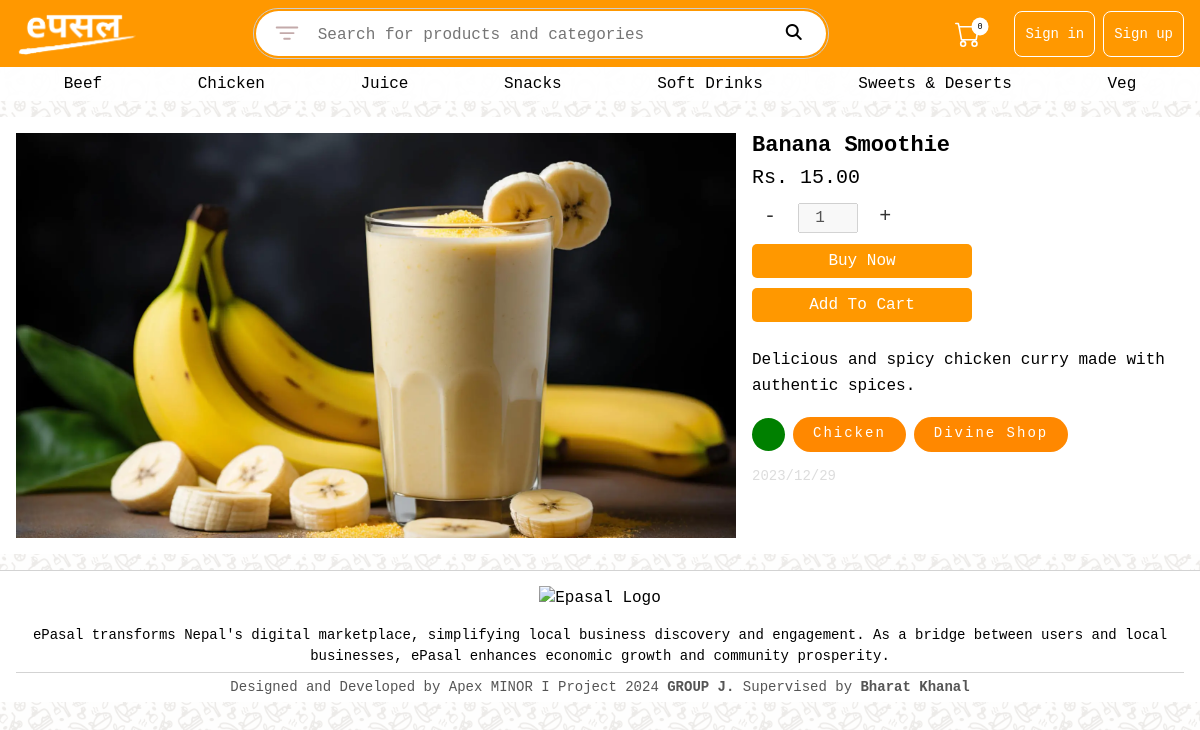
The app's page /product-detail.php?id=1 with its own data.
### tables this page shows
CREATE TABLE `tbl_categories` (
  `category_id` int NOT NULL AUTO_INCREMENT,
  `category_name` varchar(20) NOT NULL,
  PRIMARY KEY (`category_id`),
  UNIQUE KEY `category_name` (`category_name`)
);

CREATE TABLE `tbl_products` (
  `product_id` int NOT NULL AUTO_INCREMENT,
  `product_name` varchar(100) NOT NULL,
  `product_photo_url` varchar(255) NOT NULL,
  `product_description` varchar(512) NOT NULL,
  `unit_price` decimal(10,2) DEFAULT NULL,
  `user_id` int NOT NULL,
  `created_at` datetime DEFAULT CURRENT_TIMESTAMP,
  `is_active` tinyint(1) DEFAULT '1',
  `category_id` int DEFAULT NULL,
  PRIMARY KEY (`product_id`),
  KEY `user_id` (`user_id`),
  KEY `category_id` (`category_id`),
  CONSTRAINT `tbl_products_ibfk_1` FOREIGN KEY (`user_id`) REFERENCES `tbl_users` (`user_id`),
  CONSTRAINT `tbl_products_ibfk_2` FOREIGN KEY (`category_id`) REFERENCES `tbl_categories` (`category_id`)
);

CREATE TABLE `tbl_shops` (
  `shop_id` int NOT NULL AUTO_INCREMENT,
  `user_id` int NOT NULL,
  `shop_name` varchar(50) NOT NULL,
  `shop_photo_url` varchar(255) NOT NULL,
  `shop_city` varchar(25) NOT NULL,
  `shop_address` varchar(50) NOT NULL,
  `shop_lon` decimal(17,14) DEFAULT NULL,
  `shop_lat` decimal(17,14) DEFAULT NULL,
  `shop_contact_no` varchar(20) NOT NULL,
  `is_active` int DEFAULT '1',
  `is_verified` int DEFAULT '0',
  PRIMARY KEY (`shop_id`),
  KEY `user_id` (`user_id`),
  CONSTRAINT `tbl_shops_ibfk_1` FOREIGN KEY (`user_id`) REFERENCES `tbl_users` (`user_id`)
);

### model/CategoryManager.php (called while the page is built, shortened)
<?php
class CategoryManager {
    private $conn;
    public function __construct($conn) {
        $this->conn = $conn;
    }
    public function getAllCategories() {
        $categories = array();
        $stmt = $this->conn->prepare("SELECT * FROM tbl_categories");
        try {
            if ($stmt->execute()) {
                $result = $stmt->get_result();
                if ($result->num_rows > 0) {
                    while ($category = $result->fetch_assoc()) {
                        $categories[] = $category;
                    }
                }
            } else {
                throw new \Exception($stmt->error);
            }
        } catch (\Exception $e) {
            $msg = $e->getMessage();
            echo "<script>alert('$msg')</script>";
        } finally {
            $stmt->close();
        }
        return $categories;
    }
}
?>

### model/ProductManager.php (called while the page is built, shortened)
<?php
class ProductManager {
    private $conn;
    public function __construct($conn) {
        $this->conn = $conn;
    }
    public function getProductById($product_id) {
        $record = array();
        $stmt = $this->conn->prepare("SELECT product_id, u.user_id, p.is_active, fname, lname,
        product_name,  product_description, product_photo_url, unit_price, p.is_active, p.created_at,
        s.shop_name, s.shop_photo_url, s.shop_lon, s.shop_lat, s.shop_contact_no, s.is_active,s.shop_city,s.shop_address,
        c.category_name, c.category_id
        FROM  tbl_products p
        INNER JOIN tbl_users u on p.user_id = u.user_id
        INNER JOIN tbl_shops s on s.user_id = p.user_id
        INNER JOIN tbl_categories c on p.category_id = c.category_id
        WHERE product_id=?");
        try {
            $stmt->bind_param("i", $product_id);
            if ($stmt->execute()) {
                $result = $stmt->get_result();
                if ($result->num_rows > 0) {
                    $record = $result->fetch_assoc();
                }
            } else {
                throw new \Exception($stmt->error);
            }
        } catch (\Exception $e) {
            $msg = $e->getMessage();
            echo "<script>addAlert('$msg')</script>";
        } finally {
            $stmt->close();
        }
        return $record;
    }
}
?>

### product-detail.php (the view, shortened to what this page needs)
<?php
require_once("./model/ProductManager.php");
require_once("./config/db.config.php"); ?>
<!DOCTYPE html>
<html lang="en">
<head>
    <link rel="stylesheet" href="/public/css/style.css">
</head>
<body>
    <?php include_once("includes/_header.php"); ?>
    <?php
    $productManager = new ProductManager($conn);
    $product = $productManager->getProductById($_GET["id"]);
    ?>
    <div class="just">
        <div class="prddetail__wrapper">
            <div class="prddetail">
                <img src="<?php echo $product["product_photo_url"]; ?>" class="prddetail__img" />
                <div class="prddetail__info product__card" data-pid="<?php echo $product["product_id"];  ?>">
                    <h3 class="prddetail__infotitle seller__cardtitle">
                        <?php echo $product["product_name"]; ?>
                    </h3>
                    <h4 class="prddetail__infodesc">Rs.
                        <?php echo $product["unit_price"]; ?>
                    </h4>
                    <div class="qtygroup">
                        <button class="qtygroup__btn--dec">-</button>
                        <input type="number" min="1" max="10" class="qtygroup__input" value="1" size="5" disabled />
                        <button class="qtygroup__btn--inc">+</button>
                    </div>
                    <div class="prddetail__btngroup">
                        <button class="button btn-primary seller__btn--buy">Buy Now</button>
                        <button class="button btn-primary seller__btn--cart">Add To Cart</button>
                    </div>
                    <br />
                    <p style="line-height: 1.6">
                        <?php echo $product["product_description"]; ?>
                    </p>
                    <br />
                    <div style="display: flex; align-items: center; gap: 8px; flex-wrap: wrap;">
                        <?php
                            if ($product["is_active"]) {
                                echo "<span title='Product Available' class='badge badge-not-empty'></span>";
                            } else {
                                echo "<span title='Product Not Available'  class='badge badge-empty'></span>";
                            }
                        ?>
                        <a class="link badge"
                            href="/search.php?category=<?php echo $product["category_name"]; ?>">
                            <?php echo $product["category_name"]; ?>
                        </a>
                        <a class="link badge"
                            href="/seller-page.php?id=<?php echo $product["user_id"]; ?>">
                            <?php echo $product["shop_name"]; ?>
                        </a>
                    </div>
                    <div style="color: #ddd; margin-top: 16px; font-size: 14px;">
                        <?php echo date("Y/m/d", strtotime($product["created_at"])); ?>
                    </div>
                </div>
            </div>
        </div>
    </div>
    <?php include_once("includes/_footer.php"); ?>
</body>
</html>

### includes/_header.php (shortened to what this page needs)
<?php
require_once("config/db.config.php");
require_once("model/CategoryManager.php");
?>
<header class="header">
    <div class="header__container">
        <a class="header_logo" href="/">
            <img src="/public/img/epasal-primary-logo.png" alt="ePasal - Online Food App" width="120px">
        </a>
        <div class="header__searchbar">
            <div class="search_filter_background">
                <span class="search_filter">
                </span>
            </div>
            <form action="search.php" style="width: 100%" id="searchform">
                <input name="query" type="text" placeholder="Search for products and categories" />
            </form>
            <div class="search_icon_background" onclick="document.querySelector('#searchform').submit();">
                <span class="search_icon"><i class="fas fa-search"></i></span>
            </div>
        </div>
        <div class="header__nav">
            <ul>
                <li class="header_nav-links">
                    <a href="/cart.php">
                        <span class="cart__icon"></span>
                        <span class="cart__badge">0</span>
                    </a>
                </li>
                <?php
                if (isset($_SESSION) && isset($_SESSION["user_id"])) {
                    echo '
                    <div class="profile__container">
                        <img  class="profile__avatar" src="/' . $_SESSION["user_photo_url"] .'" />
                        <div class="profile__description">
                            <h4>' . $_SESSION["fullname"] . '</h4>
                            <p>Customer <svg height="1em" viewBox="0 0 512 512" fill="currentColor"> <path d="M233.4 406.6c12.5 12.5 32.8 12.5 45.3 0l192-192c12.5-12.5 12.5-32.8 0-45.3s-32.8-12.5-45.3 0L256 338.7 86.6 169.4c-12.5-12.5-32.8-12.5-45.3 0s-12.5 32.8 0 45.3l192 192z" />
                            </svg></p>
                        </div>
                        <div class="profile__menu">
                            <a href="/my-orders.php">My Orders</a>
                            <a href="/my-details.php">My Info</a>
                            <a href="/my-shop.php">My Shop Info</a>
                            <a href="/change-password.php">Change Password</a>
                            <a href="/dashboard">Go to Dashboard</a>
                            <a href="/?action=logout">Logout</a>
                        </div>
                    </div>';
                } else {
                    echo '
                        <li class="header_nav-links auth--links">
                            <a href="/login.php">Sign in</a>
                        </li>
                        <li class="header_nav-links auth--links">
                            <a href="/signup.php">Sign up </a>
                        </li>';
                }
                ?>
            </ul>
        </div>
    </div>
</header>
<section id="nav-category">
    <?php
        $categoryManager  = new CategoryManager($conn);
        $categories = $categoryManager->getAllCategories();
    ?>
    <div class="container">
        <nav>
            <ul>
                <?php
                    foreach($categories as $category) {
                        $name = $category["category_name"];
                        echo "<li><a class=\"category\" data-name=\"$name\">$name</a>";
                    }
                ?>
            </ul>
        </nav>
    </div>
</section>

### includes/_footer.php (shortened to what this page needs)
<footer id="main-footer">
    <div class="container container-md">
        <img src="/mysite/public/img/epasal.png" alt="Epasal Logo" width="100px" />
        <p>
            ePasal transforms Nepal's digital marketplace, simplifying local business discovery and engagement. As a
            bridge between users and local businesses, ePasal enhances economic growth
            and community prosperity.
        </p>
    </div>
    <div class="container">
        <p class="footer-copyright"  title="Aashish Maharjn (L), Alisha Pokhrel, Agrani Chapagain, Asha G.C.">
            Designed and Developed by Apex MINOR I Project 2024 <strong>GROUP J.</strong> Supervised by <strong>Bharat Khanal</strong>
        </p>
    </div>
</footer>

### public/css/style.css (style rules this page uses)
:root { --extra-small: 575.98px; --small: 767.98px; --medium: 991.98px; --large: 1199.98px; --extra-large: 1200px; }
@media (min-width: 768px) { .header__searchbar { max-width: 18rem; order: initial; } }
@media (min-width: 992px) { .header__searchbar { max-width: 36rem; } }
.badge,.table__badge { display: inline-block; text-align: center; background: #FF8800; color: white; padding: 8px 20px; line-height: 1.2; border-radius: 20px; font-size: 14px; letter-spacing: 2px; }
.badge-empty, .badge-not-empty { width: 33px; height: 33px; border-radius: 50%; background-color: red; padding: 0px; }
.badge-not-empty { background-color: green; }

### public/css/global.css (style rules this page uses)
* { margin: 0; padding: 0; box-sizing: border-box; }
:root { --xs: 576px; }
body { font-size: 16px; font-family: 'Courier New', Courier, monospace; margin: 0px 0px 0px 0px; background: linear-gradient(to bottom, rgba(255, 255, 255,0.9), rgba(255, 255, 255,0.9)), url("/public/img/background.jpg") center/300px 300px repeat; }
.link { text-decoration: none; color: #FF9800; border-bottom: 2px solid transparent; }
p { margin-top: 0px; margin-bottom: 0px; }
input, textarea, select { font: inherit; }
button { font: inherit; }
img { vertical-align: middle; }
.container { max-width: 1480px; padding-left:1rem; padding-right: 1rem; margin-right: auto; margin-left: auto; }
button, .button { border: none; color: black; padding: 8px 12px; text-align: center; text-decoration: none; font-size: 16px; cursor: pointer; border-radius: 5px; display: inline-block; text-wrap: nowrap; }
.btn-primary { color: white; background: #FF9800; }
#main-footer { text-align: center; padding-top: 15px; background: #fff; border-top: 1px solid lightgray; line-height: 1.5; }
#main-footer p { font-size: 14px; }
#main-footer img { margin-bottom: 15px; width: 140px; }
#main-footer .footer-copyright { margin-top: 0.75rem; color: #555; border-top: 1px solid lightgray; margin-top: 5px; font-size: 14px; padding: 4px 0px; }

### public/css/header.css (style rules this page uses)
header { background: #FF9800; padding-top: 0.5rem; padding-bottom: 0.5rem; }
.header__container { color: #c3aaaa; display: flex; align-items: center; justify-content: space-between; max-width: 1480px; padding-left: 1rem; padding-right: 1rem; margin-right: auto; margin-left: auto; }
.header_logo { width: 120px; }
.header_logo img { filter: brightness(0) invert(1); }
.header__searchbar { display: flex; width: 100%; padding: 2px; max-width: 36rem; border-radius: 25px; border: 1px solid #ccc; }
.header__searchbar input { font-size: 18px; width: 100%; height: 45px; padding: 10px 0px; border: none; outline: none; }
.header__searchbar input::placeholder { font-size: 16px; }
.search_icon_background { display: flex; align-items: center; background-color: #fff; border-top-right-radius: 25px; border-bottom-right-radius: 25px; padding: 12px 24px; height: 45px; }
.search_filter { cursor: pointer; }
.search_icon { border-radius: 25px; color: #000000; font-size: 16px; margin-left: 10px; }
.search_filter { display: flex; align-items: center; position: relative; }
.search_filter_background { display: flex; align-items: center; background-color: #fff; border-top-left-radius: 25px; border-bottom-left-radius: 25px; padding: 12px 16px; height: 45px; }
.header_nav-links.auth--links { border: 1px solid white; margin-left: 8px; border-radius: 8px; }
.header_nav-links a { position: relative; }
.cart__icon { display: flex; margin-right: 15px; align-items: center; }
.cart__badge { position: absolute; top: -5px; padding: 3px 4px; left: 15px; background: white; color: black; border-radius: 50%; font-size: 10px; transform: scale(0.85); text-align: center; min-width: 20px; }
.header__nav { border: 0px; }
.header__nav ul { display: flex; border: 0px; align-items: center; }
.header__nav li { list-style: none; padding: 10px; border-bottom: 0px; line-height: 1.5; }
.header__nav a { color: #fff; text-decoration: none; font-weight: 500; font-size: 14px; }

### public/css/category.css (style rules this page uses)
#nav-category { background: rgba(255, 255, 255, 0.95); }
#nav-category nav { width: 100%; }
#nav-category nav ul { display: flex; list-style: none; position: relative; overflow-x: auto; }
#nav-category nav ul li { position: relative; min-width: 120px; display: inline-block; flex-grow: 1; flex-shrink: 0; }
#nav-category nav a { color: black; display: block; padding: 8px 10px; font-size: 16px; text-decoration: none; text-align: center; }
nav .category { display: flex; overflow-x: auto; }

### records on screen
tbl_categories: category_name "Beef"
tbl_categories: category_name "Chicken"
tbl_categories: category_name "Juice"
tbl_categories: category_name "Snacks"
tbl_categories: category_name "Soft Drinks"
tbl_categories: category_name "Sweets & Deserts"
tbl_categories: category_name "Veg"
tbl_products: product_photo_url (picture), product_name "Banana Smoothie", unit_price "15.00", product_description "Delicious and spicy chicken curry made with authentic spices.", category.category_name "Chicken", tbl_shops.shop_name "Divine Shop", created_at "2023/12/29"
